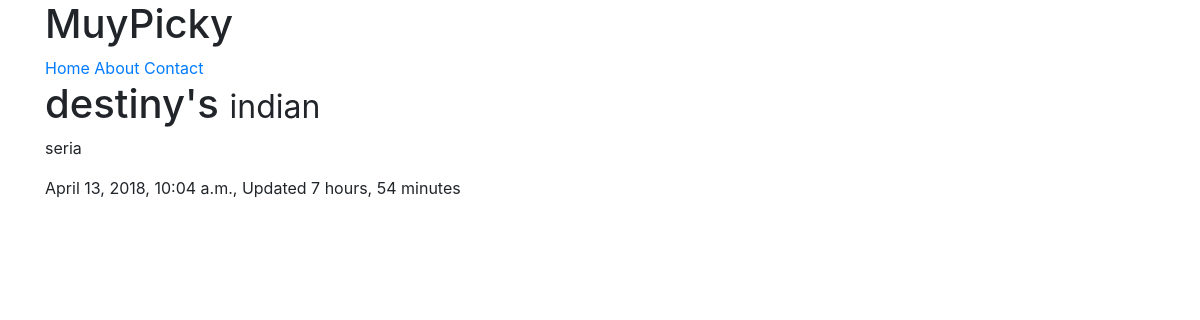
The page /restaurants/destinys on the database its author committed.
### restaurants/models.py (models this page shows, shortened)
class RestaurantLocation(models.Model):
	name = models.CharField(max_length=120)
	location = models.CharField(max_length=120, null=True, blank=True)
	category = models.CharField(max_length=120, null=True, blank=True)
	timestamp = models.DateTimeField(auto_now_add=True)
	updated = models.DateTimeField(auto_now=True)
	slug = models.SlugField(null=True, blank=True)

### restaurants/views.py (the view)
# urls.py: url(r'^restaurants/(?P<slug>[\w-]+)$', RestaurantDetailView.as_view()),
class RestaurantDetailView(DetailView):
	queryset = RestaurantLocation.objects.all()

### restaurants/templates/restaurants/restaurantlocation_detail.html
{% extends "base.html" %}
{% block content %}
<h1>{{ object.name }} <small> {{ object.category }}</small> </h1>
<p>{{ object.location }}</p>
<p> {{ object.timestamp }}, Updated {{ object.updated|timesince }} </p>
{% endblock content %}

### rows shown on the page
RestaurantLocation: name "destiny's", category "indian", location "seria", timestamp "April 13, 2018, 10:04 a.m.", updated "7 hours, 54 minutes"
